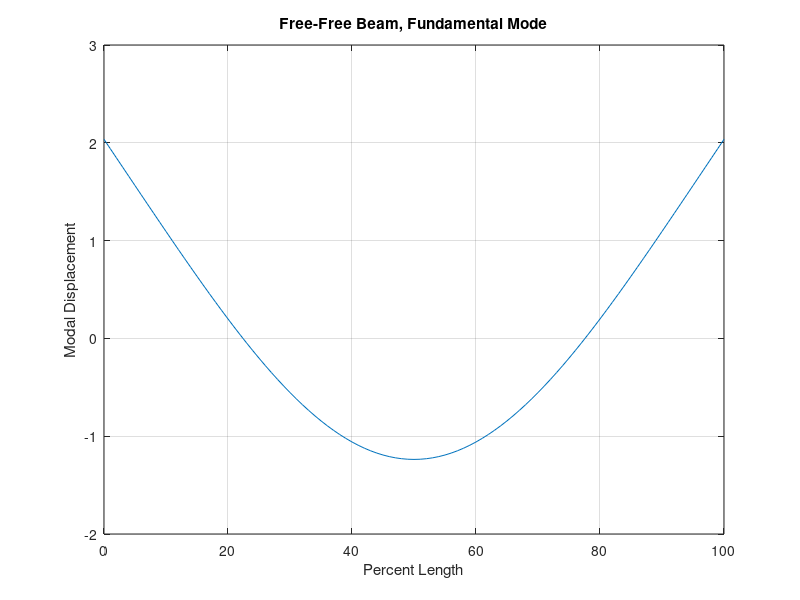
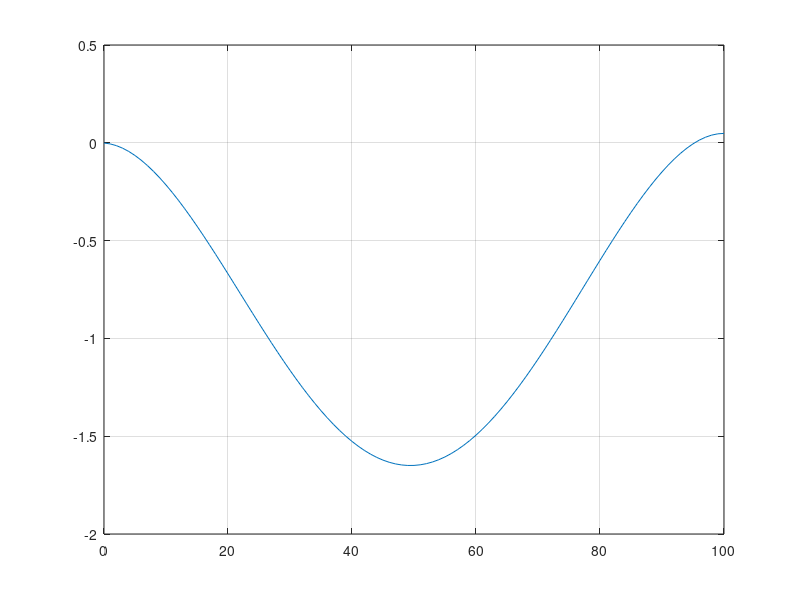

MATLAB code to generate these figures, in order:

clear z;
clear yy;
clear yydd;

L=100;
BL=4.73004;
B=BL/L;
num=cos(BL)-cosh(BL);
den=sin(BL)+sinh(BL);
A=num/den;

dx=L/100;

for i=1:101
    z(i)=(i-1)*dx;    
    yy(i)=sinh(B*z(i))+sin(B*z(i))+A*(cosh(B*z(i))+cos(B*z(i)));
    yydd(i)=sinh(B*z(i))-sin(B*z(i))+A*(cosh(B*z(i))-cos(B*(i)));
end


figure(9)
plot(z,-yy);
title('Free-Free Beam, Fundamental Mode')
ylabel('Modal Displacement')
xlabel('Percent Length')
grid on;

figure(10)
plot(z,yydd);
grid on;

max(abs(yy))
max(abs(yydd))
